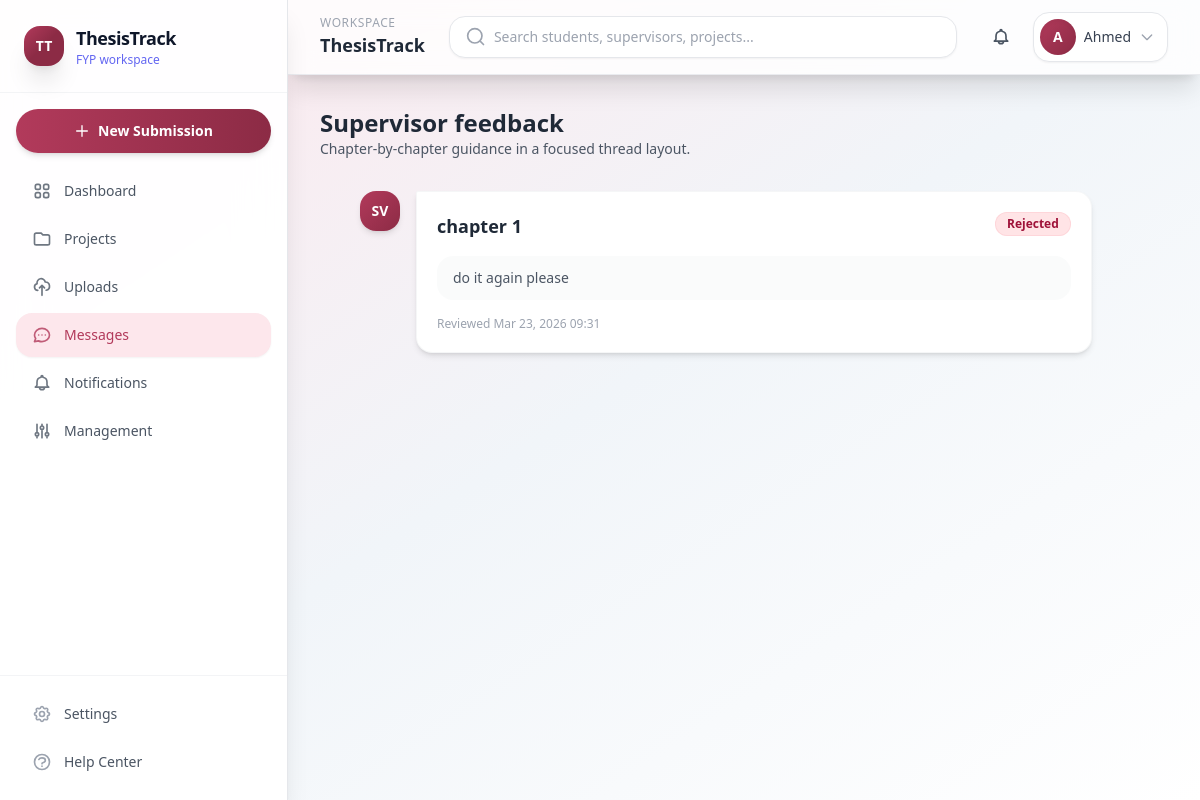
Page /projects/feedbacks/ (signed in) on the earlier database version.
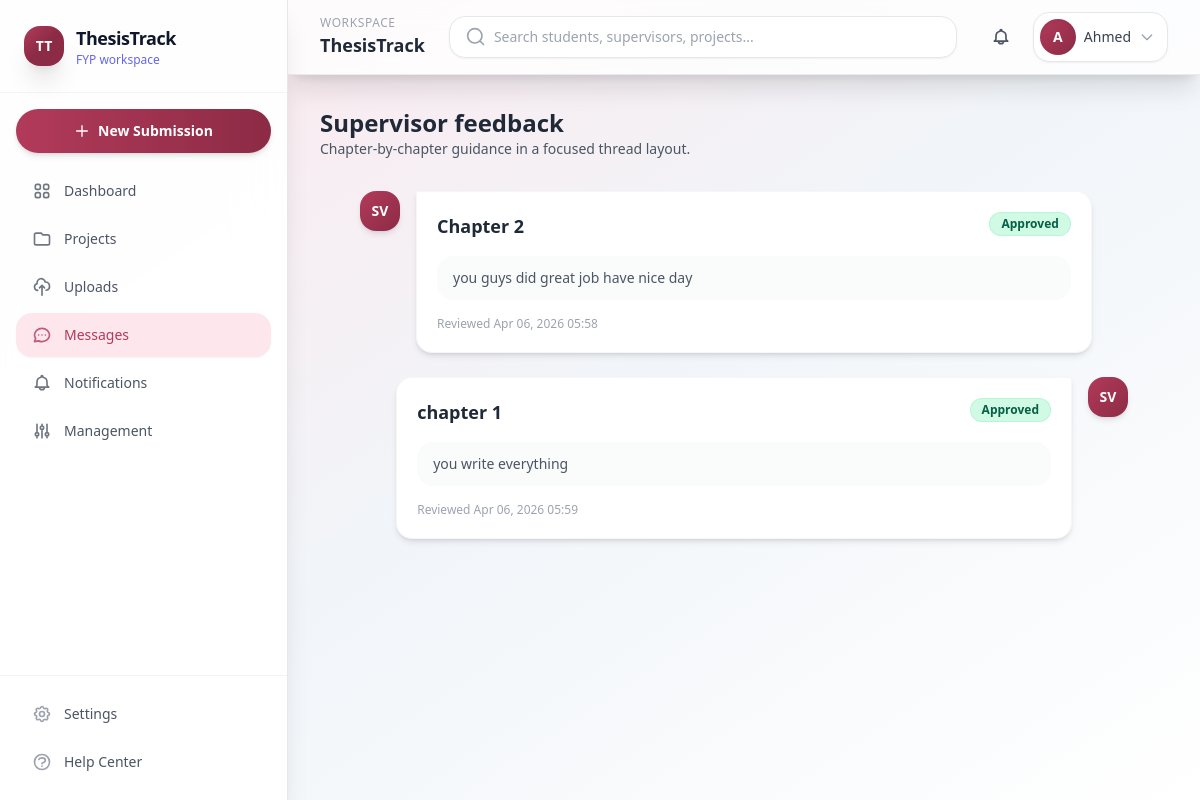
Same page on the later database version.
### projects/models.py (models this page shows, shortened)
class Chapter(models.Model):
    class Status(models.TextChoices):
        PENDING = "PENDING", "Pending"
        REVIEWED = "REVIEWED", "Reviewed"
        APPROVED = "APPROVED", "Approved"
        REJECTED = "REJECTED", "Rejected"
    project = models.ForeignKey(Project, on_delete=models.CASCADE, related_name="chapters")
    title = models.CharField(max_length=255)
    file = models.FileField(
        upload_to="chapters/",
        validators=[FileExtensionValidator(allowed_extensions=["pdf", "doc", "docx"])],
    )
    submission_date = models.DateTimeField(auto_now_add=True)
    status = models.CharField(
        max_length=20,
        choices=Status.choices,
        default=Status.PENDING,
    )

class Feedback(models.Model):
    chapter = models.OneToOneField(Chapter, on_delete=models.CASCADE, related_name="feedback")
    supervisor = models.ForeignKey(
        settings.AUTH_USER_MODEL,
        on_delete=models.CASCADE,
        related_name="feedbacks_given",
        limit_choices_to={"role": "SUPERVISOR"},
    )
    comment = models.TextField()
    annotated_file = models.FileField(
        upload_to="annotated_chapters/",
        validators=[FileExtensionValidator(allowed_extensions=["pdf", "doc", "docx"])],
        blank=True,
        null=True,
        help_text="Upload the annotated version of the document with comments."
    )
    reviewed_at = models.DateTimeField(auto_now=True)

### projects/views.py (the view)
# urls.py: path("feedbacks/", FeedbackListView.as_view(), name="student-feedbacks"),
class FeedbackListView(StudentRequiredMixin, ListView):
    template_name = "projects/feedback_list.html"
    context_object_name = "chapters"
    def get_queryset(self):
        project = get_object_or_404(Project, student=self.request.user)
        return Chapter.objects.filter(project=project).select_related("feedback").order_by("-submission_date")

### users/context_processors.py (called while the page is built)
def unread_notification_count(request):
    user = getattr(request, "user", None)
    if not user or not user.is_authenticated:
        return {"unread_notification_count": 0}
    from projects.models import Notification
    return {
        "unread_notification_count": Notification.objects.filter(user=user, is_read=False).count()
        if user.role in {User.Role.ADMIN, User.Role.SUPERVISOR, User.Role.STUDENT}
        else 0
    }

def unread_notification_preview(request):
    user = getattr(request, "user", None)
    if not user or not user.is_authenticated:
        return {"unread_notifications_nav": []}
    unread_qs = Notification.objects.filter(user=user, is_read=False).order_by("-created_at")[:5]
    return {"unread_notifications_nav": unread_qs}

### users/mixins.py (called while the page is built)
    def test_func(self):
        return self.request.user.role in self.allowed_roles or self.request.user.is_superuser

### templates/projects/feedback_list.html (shortened to what this page needs)
{% extends "base.html" %}
{% block content %}
<div class="mb-8">
    <h2 class="text-2xl font-semibold text-gray-800">Supervisor feedback</h2>
    <p class="text-sm text-gray-600">Chapter-by-chapter guidance in a focused thread layout.</p>
</div>
<div class="mx-auto max-w-3xl space-y-6">
    {% for chapter in chapters %}
        <div class="flex gap-4 {% if forloop.counter0|divisibleby:2 %}{% else %}flex-row-reverse{% endif %}">
            <div class="flex h-10 w-10 shrink-0 items-center justify-center rounded-2xl bg-gradient-to-br from-indigo-500 to-purple-600 text-sm font-bold text-white shadow-md">
                SV
            </div>
            <div class="min-w-0 max-w-[88%] flex-1 rounded-2xl border border-gray-100/80 bg-white p-5 shadow-md transition-all duration-200 hover:shadow-xl {% if forloop.counter0|divisibleby:2 %}rounded-tl-sm{% else %}rounded-tr-sm{% endif %}">
                <div class="flex flex-wrap items-start justify-between gap-3">
                    <h3 class="text-lg font-semibold text-gray-800">{{ chapter.title }}</h3>
                    {% include "components/badge.html" with status=chapter.status only %}
                </div>
                <div class="mt-4 rounded-2xl bg-gray-50/80 px-4 py-3 text-sm text-gray-600">
                    {% if chapter.feedback %}
                        {{ chapter.feedback.comment }}
                    {% else %}
                        <span class="text-gray-400">No feedback yet — your supervisor will comment here after review.</span>
                    {% endif %}
                </div>
                <p class="mt-4 text-xs text-gray-400">
                    {% if chapter.feedback %}Reviewed {{ chapter.feedback.reviewed_at|date:"M d, Y H:i" }}{% else %}Awaiting review{% endif %}
                </p>
            </div>
        </div>
    {% endfor %}
</div>
{% endblock %}

### templates/components/badge.html
{% if status == "PENDING" %}
<span class="inline-flex items-center rounded-full bg-amber-100 px-3 py-1 text-xs font-semibold text-amber-800 ring-1 ring-inset ring-amber-200/60">Pending</span>
{% elif status == "APPROVED" %}
<span class="inline-flex items-center rounded-full bg-emerald-100 px-3 py-1 text-xs font-semibold text-emerald-800 ring-1 ring-inset ring-emerald-200/60">Approved</span>
{% elif status == "REVIEWED" %}
<span class="inline-flex items-center rounded-full bg-indigo-100 px-3 py-1 text-xs font-semibold text-indigo-800 ring-1 ring-inset ring-indigo-200/60">Reviewed</span>
{% elif status == "REJECTED" %}
<span class="inline-flex items-center rounded-full bg-rose-100 px-3 py-1 text-xs font-semibold text-rose-800 ring-1 ring-inset ring-rose-200/60">Rejected</span>
{% else %}
<span class="inline-flex items-center rounded-full bg-rose-100 px-3 py-1 text-xs font-semibold text-rose-800 ring-1 ring-inset ring-rose-200/60">{{ status|default:"Unknown" }}</span>
{% endif %}

Differences in the rows shown:
added Chapter: title "Chapter 2", status "Approved", feedback.comment "you guys did great job have nice day", feedback.reviewed_at "Apr 06, 2026 05:58"
changed Chapter "chapter 1": feedback.comment "do it again please" → "you write everything"; feedback.reviewed_at "Mar 23, 2026 09:31" → "Apr 06, 2026 05:59"; status "Rejected" → "Approved"
